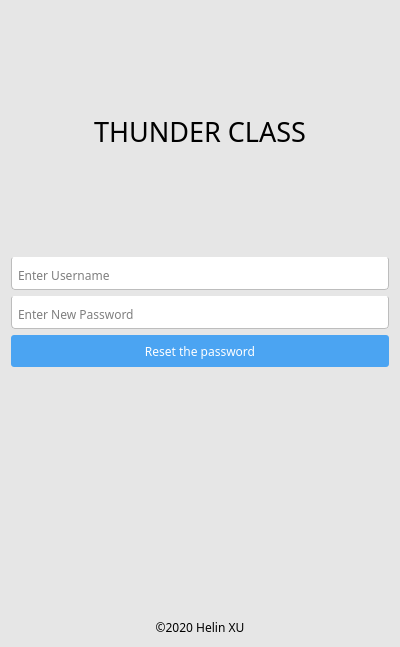
<?xml version="1.0" encoding="UTF-8"?>
<ui version="4.0">
 <class>AdminResWindow</class>
 <widget class="QDialog" name="AdminResWindow">
  <property name="geometry">
   <rect>
    <x>0</x>
    <y>0</y>
    <width>400</width>
    <height>647</height>
   </rect>
  </property>
  <property name="minimumSize">
   <size>
    <width>400</width>
    <height>647</height>
   </size>
  </property>
  <property name="maximumSize">
   <size>
    <width>400</width>
    <height>647</height>
   </size>
  </property>
  <property name="windowTitle">
   <string>Administrator -Reset</string>
  </property>
  <property name="styleSheet">
   <string notr="true">QWidget
{
	border-radius:3px;
}
QDialog{
background-color:rgb(230, 230, 230);
}
QLineEdit
{
    font: 25 9pt &quot;Microsoft JhengHei&quot;;
    background:white;
    padding-left:4px ;
    padding-top:4px ;
    border-bottom-left-radius:4px;
    border-bottom-right-radius:4px;
    border: 1.2px solid rgb(189 , 189, 189);
    border-top:transparent;
    
}
QLineEdit:hover
{
    font: 25 9pt &quot;Microsoft JhengHei&quot;;
    padding-top:0px ;
    border: 1px solid rgb(21 , 131 , 221);
}
QLineEdit:focus
{
    font: 25 9pt &quot;Microsoft JhengHei&quot;;
    padding-top:0px ;
    border: 1px solid rgb(21 , 131 , 221);
}

QPushButton
{
	font: 25 9pt &quot;Microsoft JhengHei&quot;;
    color:white;
    background-color:rgb(75,164,242);
    border-radius:3px;
}

QPushButton:hover
{
	font: 25 10pt &quot;Microsoft JhengHei&quot;;
    color:white;
    background-color:rgb(44 , 137 , 255);
	border-radius:5px;
}

QPushButton:pressed
{
	font: 25 11pt &quot;Microsoft JhengHei&quot;;
	border-radius:13px;
    color:white;
    background-color:rgb(14 , 135 , 228);
    padding-left:5px;
    padding-top:5px;
}

QPushButton:default
{
	font: 25 9pt &quot;Microsoft JhengHei&quot;;
	border-radius:3px;
    color:white;
    background-color:rgb(44 , 137 , 255);
    padding-left:3px;
    padding-top:3px;
    border: 2px solid rgb(17 , 120 , 221);
}

QPushButton:!enabled
{
	font: 25 9pt &quot;Microsoft JhengHei&quot;;
    color:white;
    background-color:rgb(200 , 200 , 200);
	border-radius:5px;
}
QRadioButton
{
    font: 25 9pt &quot;Microsoft JhengHei&quot;;
}
QLabel#TopImage
{
	border-radius:90px;
}
</string>
  </property>
  <layout class="QVBoxLayout" name="verticalLayout" stretch="100,10,10,10,75,10">
   <item>
    <widget class="QLabel" name="lblTitle">
     <property name="minimumSize">
      <size>
       <width>0</width>
       <height>240</height>
      </size>
     </property>
     <property name="maximumSize">
      <size>
       <width>500</width>
       <height>240</height>
      </size>
     </property>
     <property name="font">
      <font>
       <family>Microsoft JhengHei UI Light</family>
       <pointsize>20</pointsize>
      </font>
     </property>
     <property name="layoutDirection">
      <enum>Qt::LeftToRight</enum>
     </property>
     <property name="frameShadow">
      <enum>QFrame::Plain</enum>
     </property>
     <property name="text">
      <string>THUNDER CLASS</string>
     </property>
     <property name="textFormat">
      <enum>Qt::AutoText</enum>
     </property>
     <property name="alignment">
      <set>Qt::AlignCenter</set>
     </property>
     <property name="openExternalLinks">
      <bool>false</bool>
     </property>
    </widget>
   </item>
   <item>
    <widget class="QLineEdit" name="edtName">
     <property name="sizePolicy">
      <sizepolicy hsizetype="Expanding" vsizetype="Preferred">
       <horstretch>0</horstretch>
       <verstretch>0</verstretch>
      </sizepolicy>
     </property>
     <property name="font">
      <font>
       <family>Microsoft JhengHei</family>
       <pointsize>9</pointsize>
       <weight>3</weight>
       <italic>false</italic>
       <bold>false</bold>
      </font>
     </property>
     <property name="placeholderText">
      <string>Enter Username</string>
     </property>
    </widget>
   </item>
   <item>
    <widget class="QLineEdit" name="edtPassword">
     <property name="sizePolicy">
      <sizepolicy hsizetype="Expanding" vsizetype="Preferred">
       <horstretch>0</horstretch>
       <verstretch>0</verstretch>
      </sizepolicy>
     </property>
     <property name="font">
      <font>
       <family>Microsoft JhengHei</family>
       <pointsize>9</pointsize>
       <weight>3</weight>
       <italic>false</italic>
       <bold>false</bold>
       <strikeout>false</strikeout>
      </font>
     </property>
     <property name="inputMethodHints">
      <set>Qt::ImhHiddenText|Qt::ImhNoAutoUppercase|Qt::ImhNoPredictiveText|Qt::ImhSensitiveData</set>
     </property>
     <property name="echoMode">
      <enum>QLineEdit::Password</enum>
     </property>
     <property name="placeholderText">
      <string>Enter New Password</string>
     </property>
    </widget>
   </item>
   <item>
    <widget class="QPushButton" name="btnReset">
     <property name="sizePolicy">
      <sizepolicy hsizetype="Minimum" vsizetype="Preferred">
       <horstretch>0</horstretch>
       <verstretch>0</verstretch>
      </sizepolicy>
     </property>
     <property name="font">
      <font>
       <family>Microsoft JhengHei</family>
       <pointsize>9</pointsize>
       <weight>3</weight>
       <italic>false</italic>
       <bold>false</bold>
      </font>
     </property>
     <property name="text">
      <string>Reset the password</string>
     </property>
     <property name="autoDefault">
      <bool>false</bool>
     </property>
    </widget>
   </item>
   <item>
    <spacer name="verticalSpacer">
     <property name="orientation">
      <enum>Qt::Vertical</enum>
     </property>
     <property name="sizeHint" stdset="0">
      <size>
       <width>20</width>
       <height>40</height>
      </size>
     </property>
    </spacer>
   </item>
   <item>
    <widget class="QLabel" name="label">
     <property name="sizePolicy">
      <sizepolicy hsizetype="Preferred" vsizetype="Fixed">
       <horstretch>0</horstretch>
       <verstretch>0</verstretch>
      </sizepolicy>
     </property>
     <property name="font">
      <font>
       <family>Microsoft JhengHei</family>
      </font>
     </property>
     <property name="text">
      <string>©️2020 Helin XU</string>
     </property>
     <property name="alignment">
      <set>Qt::AlignCenter</set>
     </property>
    </widget>
   </item>
  </layout>
 </widget>
 <resources/>
 <connections/>
</ui>
